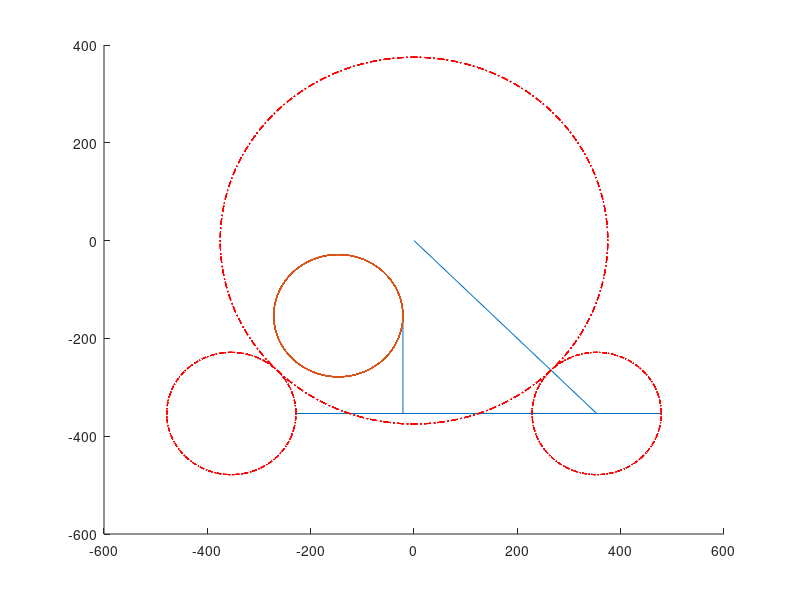
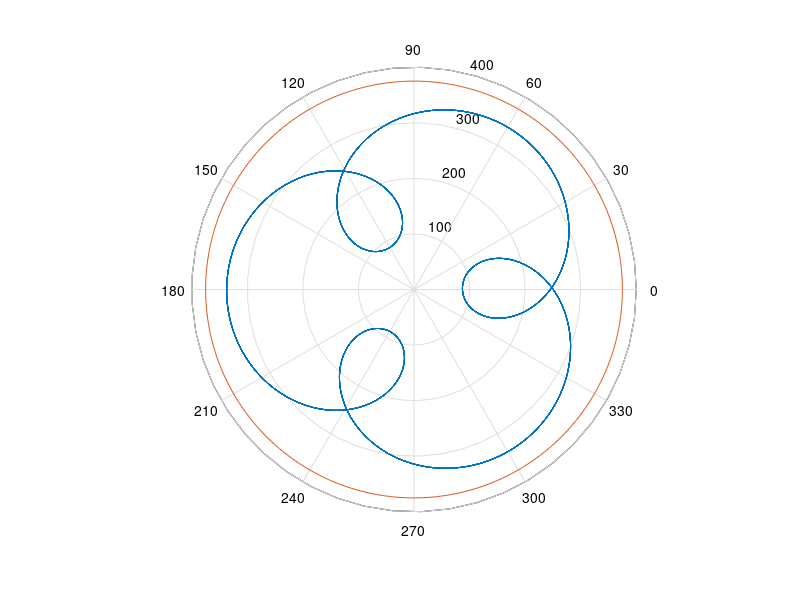

The MATLAB script that drew these images, in order:
clear all;
clc
% close all;
%%Cycloid Drawing Machine
m=5; %%module (mm)

%%Define the Main Gear
%%Teeth=150;
Mt=150;
Mc=[0 0];
figure;
hold on;
%%Driving gear
%%teeth=50;
Dt=50;
Dr=25; %%times the module (value of Dr has to be less than half of the number of teeth)
if Dr> (0.5*Dt) 
    disp('Correcting the length of the arm...');
    Dr=Dr-(0.5*Dt);
    if Dr> (0.5*Dt) 
        disp('the arm is longer than the gear..')
        Dr= 0.5*Dt;
        disp('arm length is corrected to be equal to the pitch radius of the gear!')
    end
end

%%machine parameter
rd=Dr*m;

%%angle of the line joining the centre of the main gear and driving gear w.r.t positive x axis in degrees is angled
angled=-45;
dcentre=[0.5*(Mt+Dt)*m*cosd(angled) 0.5*(Mt+Dt)*m*sind(angled)];

%%Pivot Point **this can be floating as well as fixed**
%%floating point means it is mounted on an additional gear in the gear train
%%Pivot point also has the pin for the sliding link
%%number of teeth on the last gear with the moving pivot
lastt=50;
anglelast=-135;
lastcentre=[0.5*(Mt+lastt)*m*cosd(anglelast) 0.5*(Mt+lastt)*m*sind(anglelast)];


%%Adjustable sliding link parameters
l1=500;
l2=200;
%%This is the setup information. Based on this, we mark the innitial position of all the critical points and then using time marching, find the subsequent positions of all the critical
i=0;
for t=1:0.5:3600
    i=i+1;
    alpha=-t; %%angle of driving gear in degree
    omegad= 1 * (Mt/Dt);
    omegalast= 1 * (Mt/lastt);
    gamma= omegalast * t;
    beta=t*omegad; %%angle of driven gear in degree
    P= [(lastcentre(1)+ (lastt*m*0.5) * cosd(gamma)) (lastcentre(2)+ (lastt*m*0.5) * sind(gamma))];
    p1 = [((dcentre(1)) + rd * cosd(beta)) ((dcentre(2)) + rd * sind(beta))];
    sliderlen=sqrt((P(1)-p1(1))^2+(P(2)-p1(2))^2);
    uvect1 = [((P(1)-p1(1))/sliderlen) ((P(2)-p1(2))/sliderlen)];
    p2 =[p1(1)+uvect1(1)*l1 p1(2)+uvect1(2)*l1];
    uvect2 = [uvect1(2) -1*uvect1(1)];
    p3 =[p2(1)+uvect2(1)*l2 p2(2)+uvect2(2)*l2];
    x(i)=p3(1);
    y(i)=p3(2);
end
% p1 = [((dcentre(1)) + rd * cosd(0)) ((dcentre(2)) + rd * sind(0))];
% P= [(lastcentre(1)+ (lastt*m*0.5) * cosd(0)) (lastcentre(2)+ (lastt*m*0.5) * sind(0))];
p=[Mc(1) dcentre(1) P(1) p1(1) p2(1) p3(1)];
q=[Mc(2) dcentre(2) P(2) p1(2) p2(2) p3(2)];
plot (p,q)
plot (x,y)

%%circle plot trial
for i=1:1:3600
    g1x(i)= (Mt*m*0.5) * cosd(i);
    g1y(i)= (Mt*m*0.5) * sind(i);
end
plot(g1x,g1y,'red-.')

for i=1:1:3600
    g2x(i)= dcentre(1)+ (Dt*m*0.5) * cosd(i);
    g2y(i)= dcentre(2)+ (Dt*m*0.5) * sind(i);
end
plot(g2x,g2y,'red-.')

for i=1:1:3600
    g2x(i)= lastcentre(1)+ (lastt*m*0.5) * cosd(i);
    g2y(i)= lastcentre(2)+ (lastt*m*0.5) * sind(i);
end
plot(g2x,g2y,'red-.')

figure
i=0;
for t=1:0.5:3600
    i=i+1;
    alpha=-1*t;
    theta1 = atan2d(y(i),x(i));
    aar(i)= sqrt((x(i))^2+(y(i))^2);
    theta(i)= t*pi/180;
    phi(i)=(alpha+theta1);
    p(i)= aar(i) * cos(alpha+theta1);
    q(i)= aar(i) * sin(alpha+theta1);
end

%%this is obviously wrong, but the angular difference, I can't capture this just yet
%%polarplot(phi,aar)
%%polarplot (theta, aar);
%%polarplot((0:0.1:2*%pi),Mt*m*0.5);

for i=1:1:length(phi)
    chi(i)=(phi(i)+i)*pi/180;
end
grid off;
polar (chi, aar);
hold on;
k=0:0.01:2*pi;
si=size(k);
l=Mt*m*0.5*ones(1,si(2));
polar(k,l);


[x11,y11]=pol2cart(chi,aar);

A=[x11',y11'];
eo=fopen('output2.txt','w');
fprintf(eo,'%0.2f,%0.2f\r\n',A');
fclose(eo);
